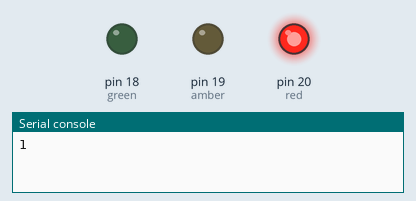
The program below on a simulated MicroPython board. Parts: output pins drawn as LEDs (lit = HIGH), the last lines printed to the serial console. At 15.0 s the program stops and its outputs stay as they are.

Above: at 0.2 s.
At 0.7 s:
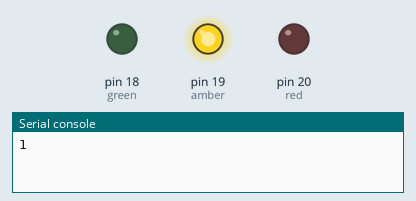
At 2.7 s:
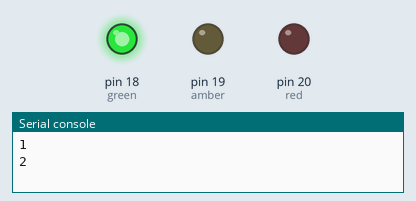
Timing chart, 0 to 3.5 s (numbered marks = the images above):
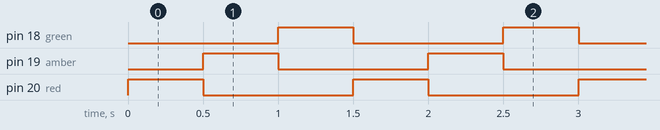

Measured:
- by itself, pin 18 (green): alternates HIGH for 0.50 s and LOW for 1.0 s
- by itself, pin 19 (amber), pin 20 (red): alternates HIGH for 0.50 s and LOW for 1.0 s, 20 changes in all, then stays LOW

The program:

sequence.py
```python
from machine import Pin
import time

red = Pin(20, Pin.OUT)
amber = Pin(19, Pin.OUT)
green = Pin(18, Pin.OUT)

counter = 1

while counter < 11:

    print(counter)

    red.value(1)
    amber.value(0)
    green.value(0)

    time.sleep(0.5)

    red.value(0)
    amber.value(1)
    green.value(0)

    time.sleep(0.5)

    red.value(0)
    amber.value(0)
    green.value(1)

    time.sleep(0.5)

    counter += 1

red.value(0)
amber.value(0)
green.value(0)
```
